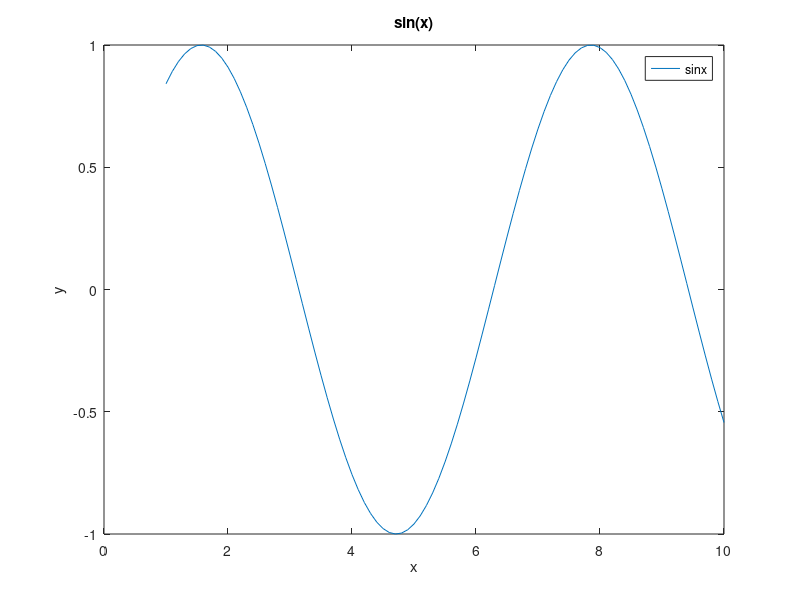

The MATLAB script that drew this image: (Note: this script raises an error after producing the figure.)
%% 
% clc: clear the command window
% clear: clear all variables
% close




%% clc; clear; close all

v = [1,2,3];
w = [1;2;3];

% transpose(conjugate) of a vector
z = v';
x = [i,i];
f = @(a) 2*a;
y = f(x);

%% matrix
clc;clear;close all
v = [1:0.5:5]'
% get vector partially
v(1:3)
size(v);

n=9;
e = ones(n,1);
% sp: sparse; diags
A = spdiags([e -2*e e], -1:1,n,n);
% get matrix partial
full(A)
full(A(:,1:2))

w = A*v

% back slash operation is 
vv=A\w;
vvv=inv(A)*w;

B= eye(9);
C = A\B; % A(-1)*B
D = inv(A)*B
% C is the same as D

%% vector, matrix and function
% index starts with 1!!!!

clc;clear; close all

% function handle: treat x as a variable
f = @(x) sin(x);
a = [1:0.1:10]'
b = f(a);
plot(a,b)
title('sin(x)')
xlabel('x')
ylabel('y')
legend('sinx')

% run section

%% Built-in function in Matlab
clc, clear, close all
% QR factorization
n=9;
e=ones(n,1);
A = spdiags([e -2*e e], -1:1,n,n);
% to see a whole matrix instead of a sparse one, use full(A)
[Q, R] = qr(full(A))

%% for loop and while loop
clc, clear, close all

% for loop: "end!"
for n = [1 2 3]
    2*n
    plot()
    hold on
end

for n = [1: 0.5: 3]
    2*n
end


tic % timer
ii=0; % initial value
idx=1;
y =  ones(11,1); % store sin(ii) into y; allocate it before the loop
while ii< 10
    y(idx)=sin(ii)
    ii = ii + 1;
    idx = idx +1;
end
a=toc

%% 
clc; clear; close all
x=1
if x<0
    a=1
elseif 0<x<2
    a=2
else
    a=3
end

%% plot and more interesting features
f = @(x) sin(x);
g = @(x) log(x);

a = [1:0.1:10]';
b = f(a);
c = g(a);

% two functions in the same plot
% first one
plot(a,b,'b--')
hold on 
plot(a,c,'r*')
% second way
plot(a,b,'-o',a,c,'--', [0,1])
% '*', '--' or other things on the plot
% color
title('sin(x) vs. log(x)')
xlabel('x')
ylabel('y')
legend('sinx', 'log(x)')
